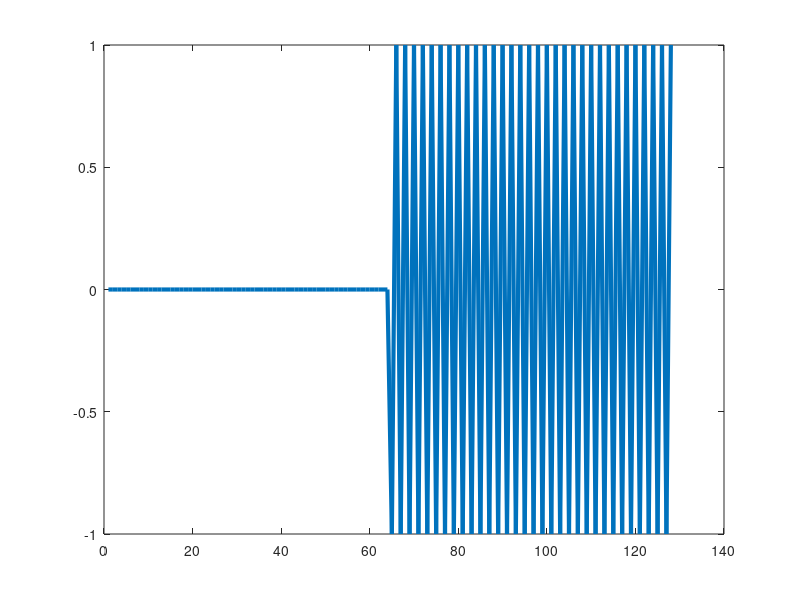
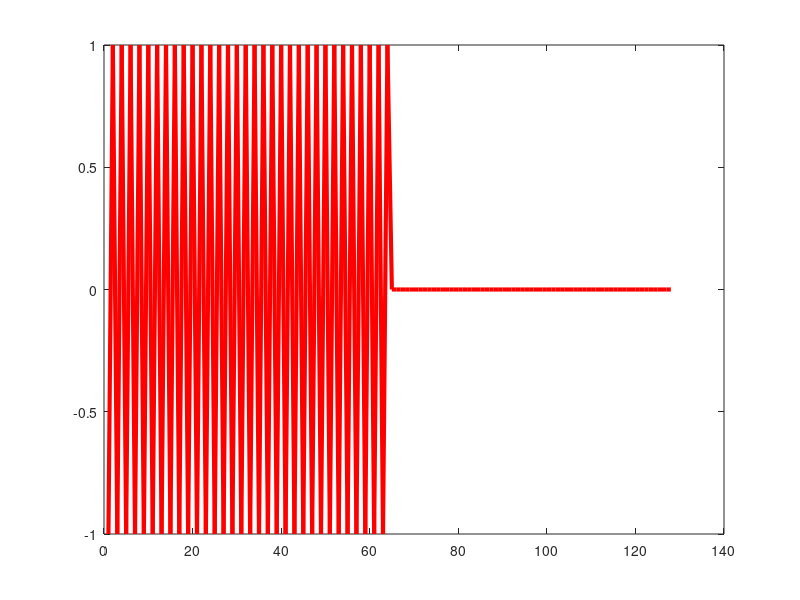
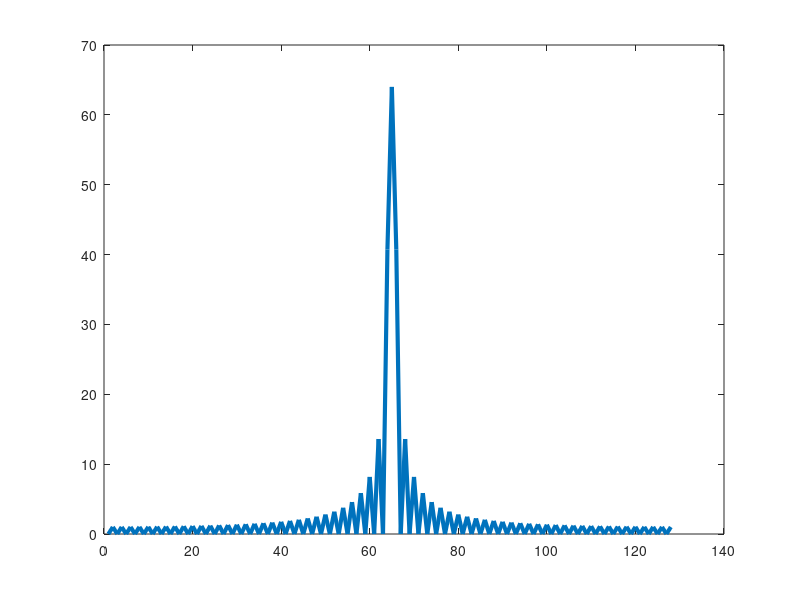
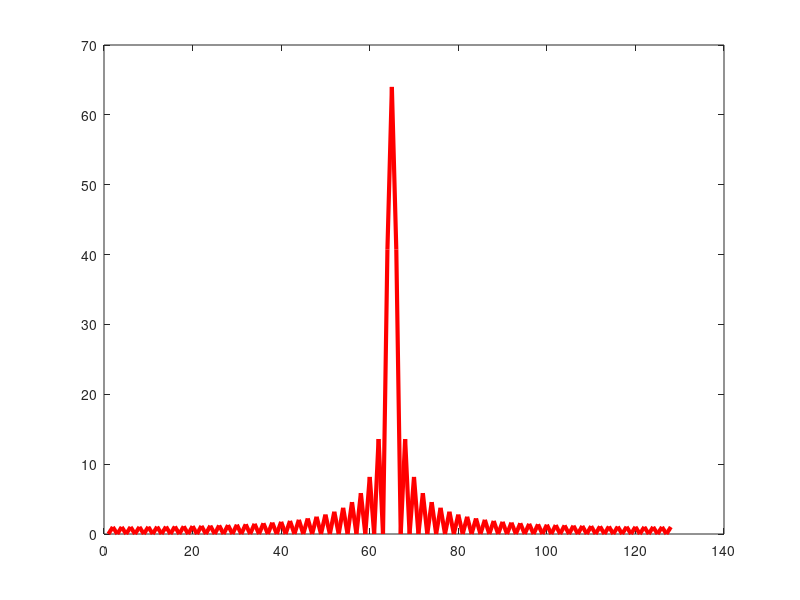

The MATLAB script that drew these images, in order:

x1(1:64)=0;
x1(65:128)=cos(2*pi*0.5*[1:64]);
figure;
plot(x1,'LineWidth',3);
X1=fft(x1);

x2(1:64)=cos(2*pi*0.5*[1:64]);
x2(65:128)=0;
figure;
plot(x2,'r','LineWidth',3);
X2=fft(x2);
figure;
plot(abs(X1),'LineWidth',3);
figure;
plot(abs(X2),'r','LineWidth',3);
